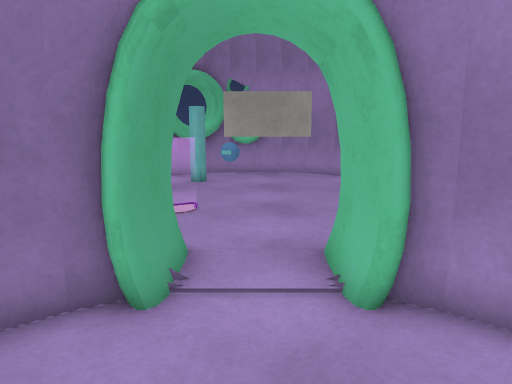
view 1 (above)

12 first-person views from a walk through a 3-D level made in the Unity game engine. The camera is 1.2 m above the floor, tilts 10° down and sees 70° across. The floor is counted in squares, 0.5 m on a side. Each view is taken from the middle of a square. On the plan, view 1 faces up. The plan holds only what a view shows up to about 20 squares ahead; the rest is blank. The place goes on beyond the plan. The player is left out. Some animated figures are not drawn. Door leaves are left out, so doorways stand open. Some surface patterns are stand-ins.

view 2
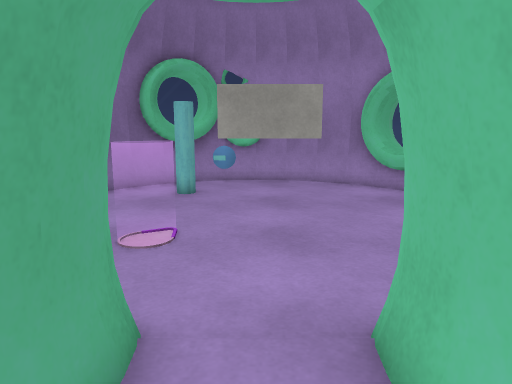

view 3
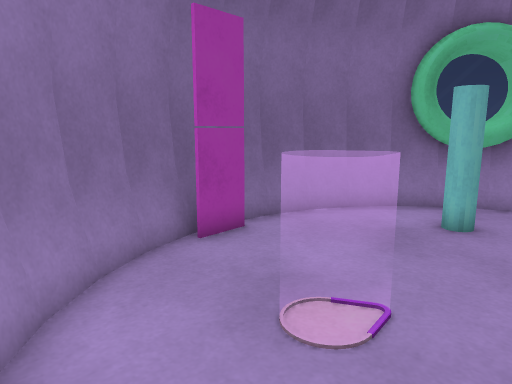

view 4
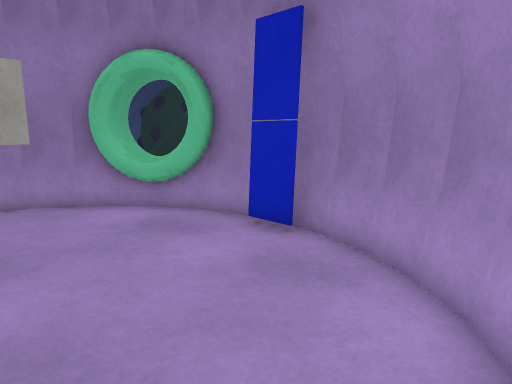

view 5
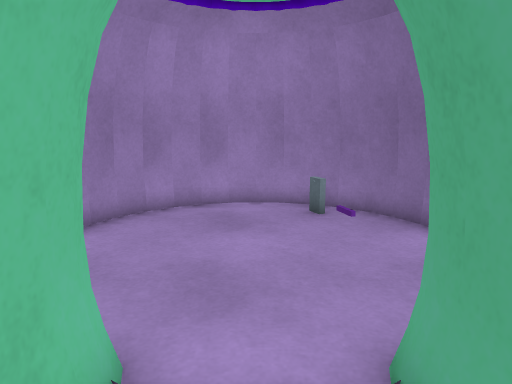

view 6
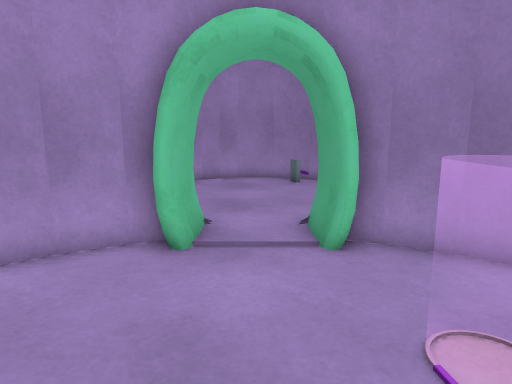

view 7
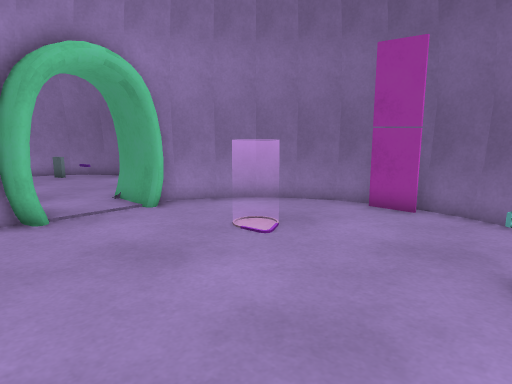

view 8
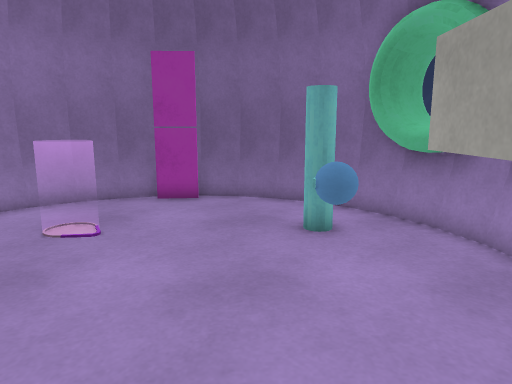

view 9
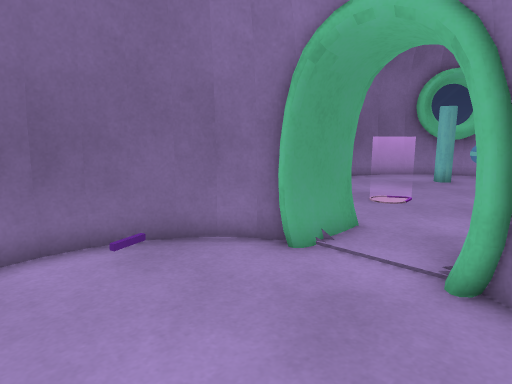

view 10
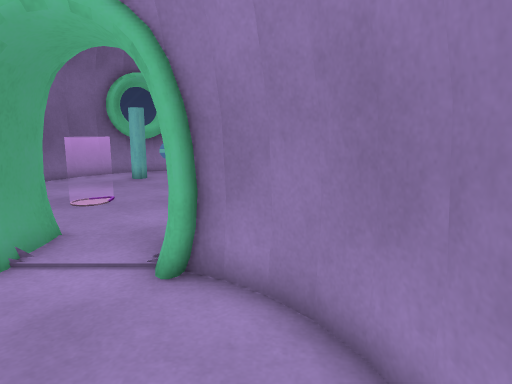

view 11
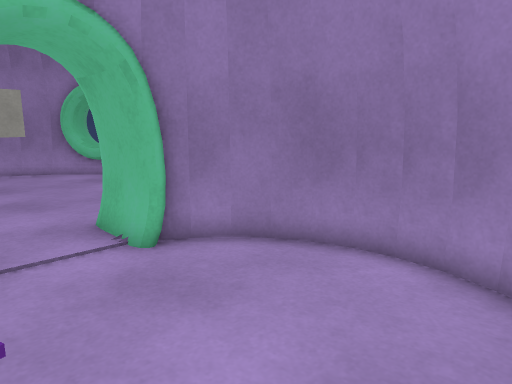

view 12
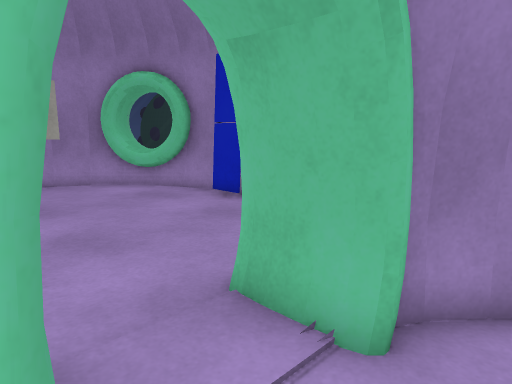

### Floor plan
Key: @ floor where view 1 was taken; # wall or solid block; . floor; D open door; = window, fence, low wall or low ledge; ^ raised ledge; C cylinder; T thing the floor can be seen under or through; O other object.
Columns run from 7 left of view 1 to 7 right of it. Each row starts with its distance up from view 1.
 19   ###########
 18  ###.......###
 17 ##..CCO.....=^
 16 #=..C.O......##
 15 #.............#
 14 #.............#
 13 ##............#
 12 #=............#
 11 #...OO........#
 10 #=..OO.......=#
  9 ##...........##
  8  ##.........##
  7   ##=##.##=##
  6    ##DDDDD##
  5     ###.TT#
  4    ###...T##
  3    #.......#
  2    #.......#
  1    #.......#
  0    #...@...#
 -1    #.......#
 -2    ##.....##
 -3     ###.###
 -4      #####

Positions as (right, up) in squares from view 1, and headings:
1: (0, 0), facing up
2: (0, 3), facing up
3: (0, 7), facing up-left
4: (0, 7), facing up-right
5: (0, 8), facing down
6: (0, 14), facing down
7: (4, 17), facing down-left
8: (6, 15), facing left
9: (3, -1), facing up-left
10: (3, -1), facing up
11: (-2, -2), facing up-right
12: (-2, 3), facing up-right
